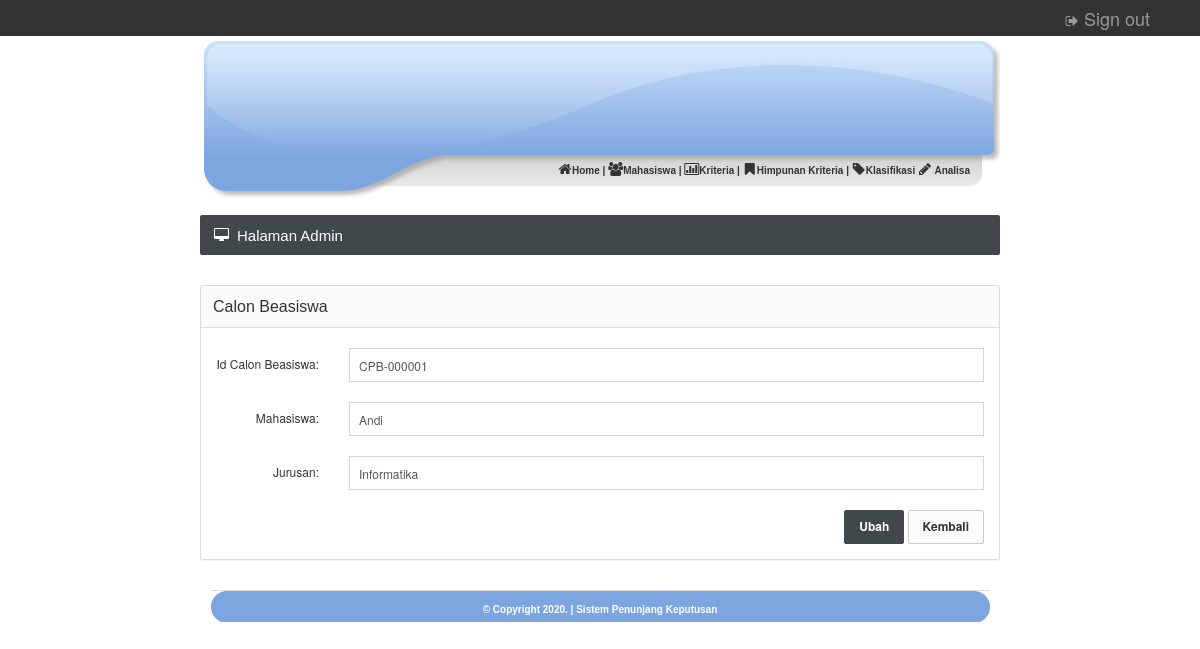
The app's page /admin/mahasiswa_edit.php?id_mhs=CPB-000001 (signed in) with its own data.
### tables this page shows
CREATE TABLE `calonbeasiswa` (
  `id_mhs` varchar(10) NOT NULL,
  `nama_mhs` varchar(100) NOT NULL,
  `jurusan` text NOT NULL
);

### admin/mahasiswa_edit.php (the view, shortened to what this page needs)
<?php
include "head.php";
?>
			<?php include "menu.php"; ?>
			</div>
		<br />
		<div id="content">
			<div class="page-title">
				<h5><i class="fa fa-desktop"></i> Halaman Admin</h5>
			</div>
<?php
$id_mhs = $_GET['id_mhs'];
$query = mysqli_query($mysqli,"select * from calonbeasiswa where id_mhs='$id_mhs'");
$dataku = mysqli_fetch_array($query);
?>
			<form class="form-horizontal" action="mahasiswa_edit.php" method="post" role="form">
				<div class="panel panel-default">
					<div class="panel-heading"><h6 class="panel-title">Calon Beasiswa</h6></div>
					<div class="panel-body">
						<div class="form-group">
							<label class="col-sm-2 control-label text-right">Id Calon Beasiswa:</label>
							<div class="col-sm-10">
								<input type="text" name="id_mhs" value="<?php echo $dataku['id_mhs']; ?>" class="form-control" required>
							</div>
						</div>
						<div class="form-group">
							<label class="col-sm-2 control-label text-right">Mahasiswa:</label>
							<div class="col-sm-10">
								<input type="text" name="nama_mhs" value="<?php echo $dataku['nama_mhs']; ?>" required class="form-control">
							</div>
						</div>
						<div class="form-group">
							<label class="col-sm-2 control-label text-right">Jurusan:</label>
							<div class="col-sm-10">
								<input type="text" name="jurusan" value="<?php echo $dataku['jurusan']; ?>" required class="form-control">
							</div>
						</div>
					<div class="form-action text-right">
						<input type="submit" name="ubah" value="Ubah" class="btn btn-primary">
						<input type="button" name="kembali" value="Kembali" onClick="javascript:history.back()" class="btn btn-default">
					</div>
				</div>
			</div>
			</form>
<?php include "footer.php"; ?>

### images/style.css (style rules this page uses)
body { margin-top: 0px; margin-left: 0px; margin-right: 0px; margin-bottom: 0px; }
#content { width: 800px; }

### css/brain-theme.css (style rules this page uses)
html { height: 100%; }
body { background: url(../images/interface/background.png) repeat; font-size: 12px; min-height: 100%; position: relative; padding-top: 36px; }
label { font-weight: 500; }
h5, .h5 { font-size: 16px; }
h6, .h6 { font-size: 14px; }
h5 .fa, .h5 .fa { margin: 0 8px 0 0; float: left; }
.btn { font-size: 12px; padding: 7px 14px 8px 14px; border-radius: 2px; font-weight: bold; }
.btn-default { background-color: #fcfcfc; }
.btn-primary { background-color: #40484C; border-color: #40484C; }
.panel { margin-bottom: 30px; border-radius: 2px; }
.panel-heading { padding: 0; border-top-right-radius: 2px; border-top-left-radius: 2px; position: relative; }
.panel-heading:after { content: ""; display: table; clear: both; }
.panel-title { padding: 12px 12px 11px 12px; float: left; display: block; }
.panel-body { position: relative; }
.panel-default > .panel-heading { background: #fafafa; }
.form-group { margin-bottom: 20px; }
.panel .form-group:first-child, .well .form-group:first-child { margin-top: 5px; }
.form-control { padding: 8px 9px 7px 9px; font-size: 12px; border-color: #d5d5d5; box-shadow: none; border-radius: 0; }
input[type=text], input[type=password], textarea { -webkit-appearance: none; }
.form-horizontal .control-label, .form-horizontal .radio, .form-horizontal .checkbox, .form-horizontal .radio-inline, .form-horizontal .checkbox-inline { margin-bottom: 5px; }
@media (min-width: 768px) { .form-horizontal .control-label { text-align: left; } }
@media (min-width: 768px) { .form-horizontal .control-label.text-right { text-align: right; } }

### css/styles.css (style rules this page uses)
@media (min-width: 768px) { a, .btn, .caret, .close, .sidebar, .select2-choice abbr, .select2-highlighted, .ui-slider-range, .ui-datepicker-trigger, .ui-timepicker-list li, .checker span:after, .checker span, .navbar-toggle, .thumb-options, .select2-arrow b, .thumb-zoom img, .fc-button, .page-content { -webkit-transition: all 0.15s ease-in-out; -moz-transition: all 0.15s ease-in-out; -o-transition: all 0.15s ease-in-out; transition: all 0.15s ease-in-out; } }
.fa { position: relative; font-size: 14px; min-width: 14px; text-align: center; }
h1, h2, h3, h4, h5, h6, .navigation > li > a, .stats li span { font-family: 'Cuprum', sans-serif; font-weight: normal; }
.page-title { color: #fff; background-color: #40484C; -moz-box-shadow: 0 1px 0 #fff; -webkit-box-shadow: 0 1px 0 #FFF; box-shadow: 0 1px 0 #FFF; border-radius: 2px; margin-bottom: 30px; }
.page-title:after { content: ""; display: table; clear: both; }
.page-title h5 { margin: 0; float: left; display: block; font-size: 15px; padding: 13px 14px 12px 14px; line-height: 1; }

### records on screen
calonbeasiswa: id_mhs "CPB-000001", nama_mhs "Andi", jurusan "Informatika"
